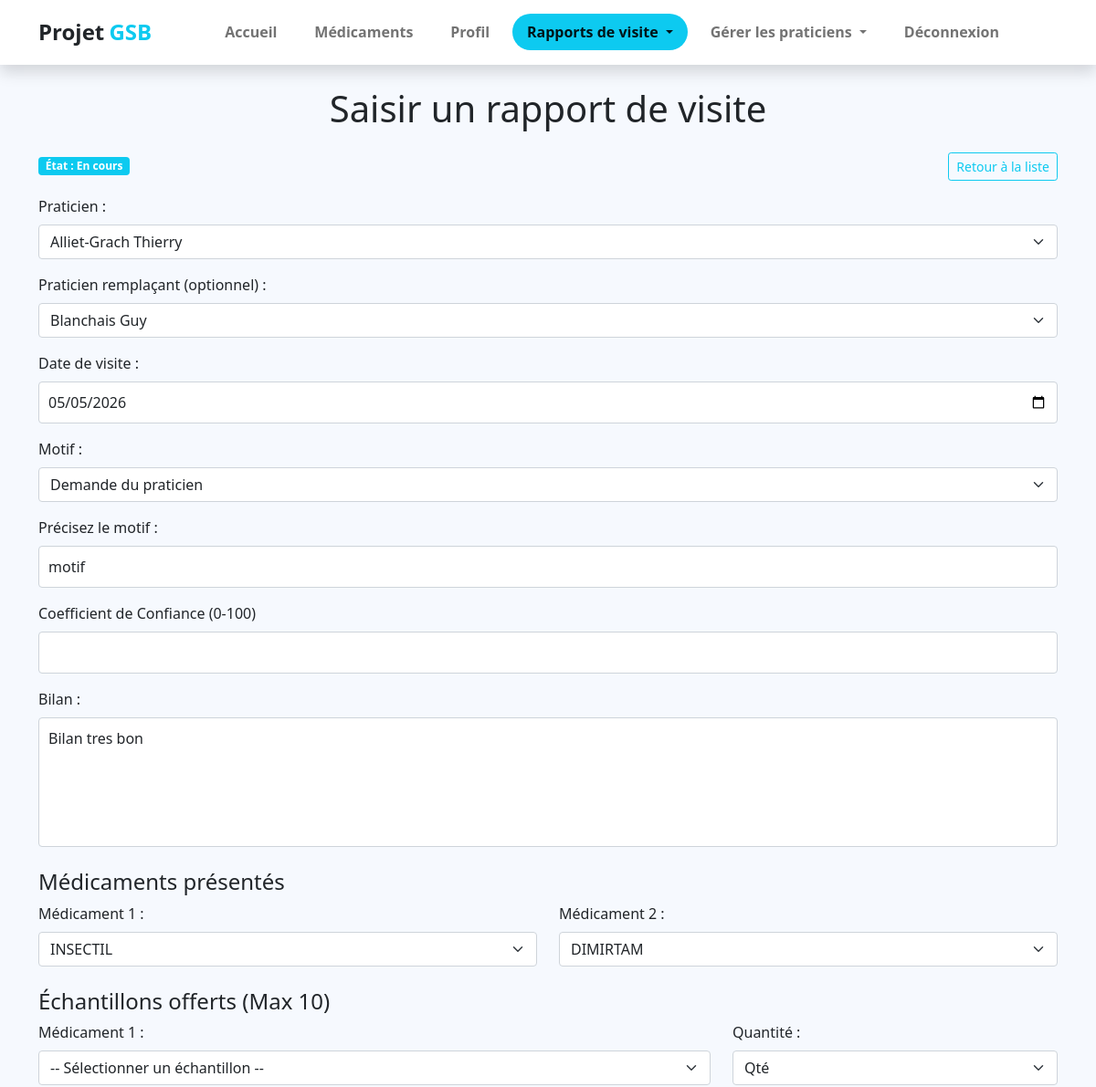
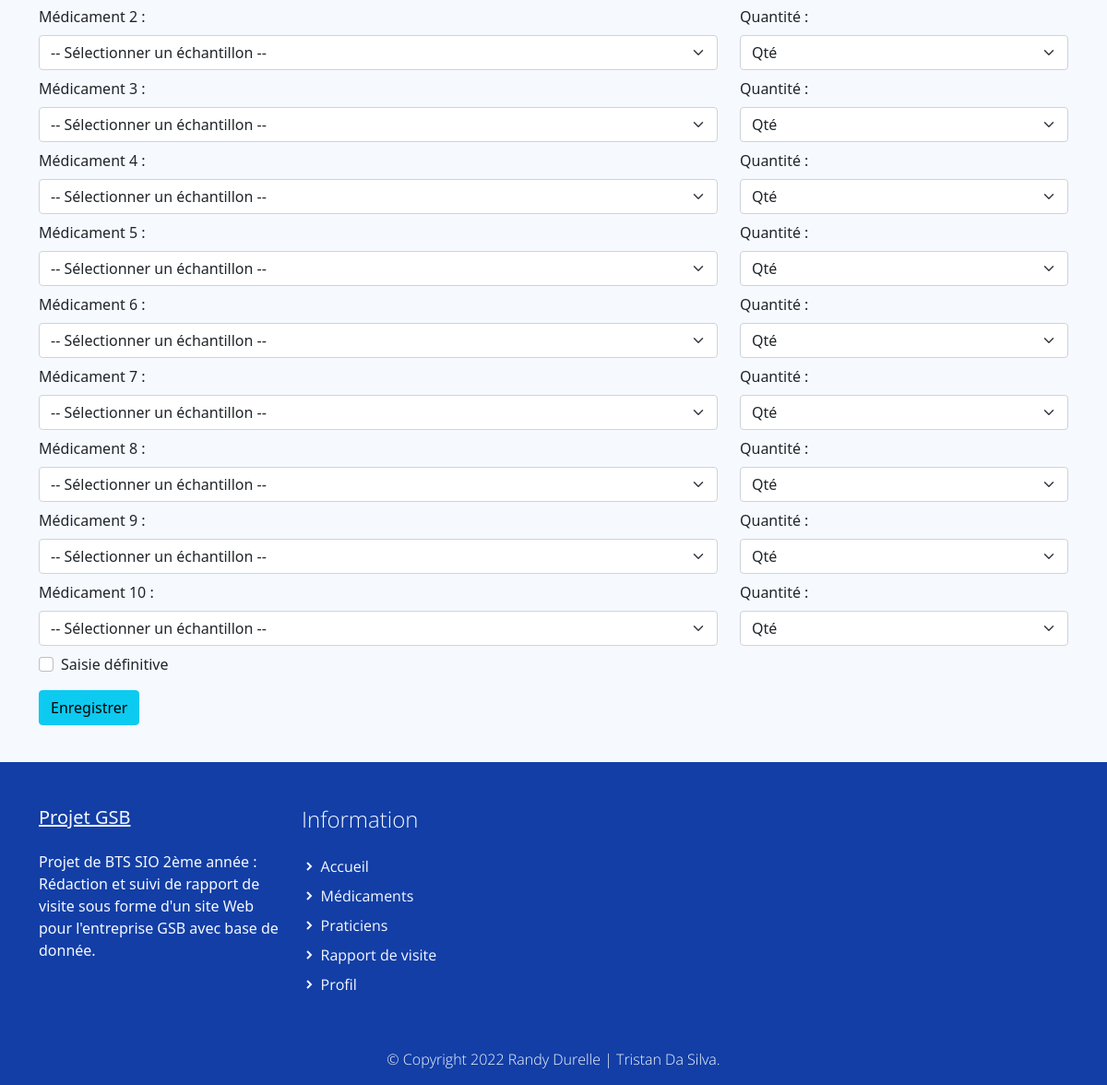
The page /index.php?uc=rapportVisite&action=modifier&idRapport=4 (signed in) on the database its author committed (2 pictures, top to bottom).
### tables this page shows
CREATE TABLE IF NOT EXISTS `rapport_visite` (
  `VIS_MATRICULE` varchar(10) NOT NULL,
  `RAP_NUM` int(11) NOT NULL,
  `RAP_DATEVISITE` date DEFAULT NULL,
  `RAP_BILAN` varchar(255) DEFAULT NULL,
  `RAP_AUTRE` varchar(50) DEFAULT NULL,
  `RAP_MOTIF` varchar(50) DEFAULT NULL,
  `etat_code` int(11) DEFAULT NULL,
  `PRA_NUM` int(11) NOT NULL,
  `PRA_NUM_remplacant` int(11) DEFAULT NULL,
  `med_depotlegal_presente1` varchar(10) DEFAULT NULL,
  `med_depotlegal_presente2` varchar(10) DEFAULT NULL,
  `PRE_CODE` varchar(2) DEFAULT NULL,
  `mo_num` int(11) DEFAULT NULL,
  PRIMARY KEY (`VIS_MATRICULE`,`RAP_NUM`),
  KEY `rapport_visite_praticien2_FK` (`PRA_NUM`),
  KEY `rv_etat_FK` (`etat_code`),
  KEY `fk_rv_motif` (`mo_num`),
  KEY `fk_rv_praticien_remp` (`PRA_NUM_remplacant`),
  KEY `fk_rv_med1` (`med_depotlegal_presente1`),
  KEY `fk_rv_med2` (`med_depotlegal_presente2`),
  KEY `fk_rv_presentation` (`PRE_CODE`)
);

CREATE TABLE IF NOT EXISTS `praticien` (
  `PRA_NUM` int(11) NOT NULL,
  `PRA_PRENOM` varchar(30) DEFAULT NULL,
  `PRA_NOM` varchar(30) DEFAULT NULL,
  `PRA_ADRESSE` varchar(50) DEFAULT NULL,
  `PRA_CP` varchar(5) DEFAULT NULL,
  `PRA_VILLE` varchar(25) DEFAULT NULL,
  `PRA_COEFNOTORIETE` float DEFAULT NULL,
  `TYP_CODE` varchar(3) DEFAULT NULL,
  `PRA_COEFF_CONFIANCE` float DEFAULT NULL,
  PRIMARY KEY (`PRA_NUM`),
  KEY `praticien_type_praticien0_FK` (`TYP_CODE`)
);

CREATE TABLE IF NOT EXISTS `motif` (
  `MO_Code` int(11) NOT NULL,
  `MO_Libelle` varchar(50) NOT NULL,
  PRIMARY KEY (`MO_Code`)
);

CREATE TABLE IF NOT EXISTS `medicament` (
  `MED_DEPOTLEGAL` varchar(10) NOT NULL,
  `MED_NOMCOMMERCIAL` varchar(25) DEFAULT NULL,
  `MED_COMPOSITION` varchar(255) DEFAULT NULL,
  `MED_EFFETS` varchar(255) DEFAULT NULL,
  `MED_CONTREINDIC` varchar(255) DEFAULT NULL,
  `MED_PRIXECHANTILLON` float DEFAULT NULL,
  `FAM_CODE` varchar(3) NOT NULL,
  PRIMARY KEY (`MED_DEPOTLEGAL`),
  KEY `medicament_famille0_FK` (`FAM_CODE`)
);

### modele/bd.rapportVisite.inc.php (called while the page is built, shortened)
<?php
function getRapportById($idVisiteur, $numRapport)
{
    $connexion = connexionPDO();
    $sql = "
        SELECT rv.RAP_NUM, rv.RAP_DATEVISITE, rv.RAP_MOTIF, rv.RAP_BILAN, rv.etat_code, rv.RAP_AUTRE,
               p.PRA_COEFF_CONFIANCE,
               rv.med_depotlegal_presente1 as MEDICAMENT_PRESENTE,
               rv.med_depotlegal_presente2 as MEDICAMENT_PRESCRIT,
               rv.PRA_NUM_remplacant, rv.mo_num,
               p.PRA_NUM, p.PRA_NOM, p.PRA_PRENOM, p.PRA_ADRESSE, p.PRA_CP, p.PRA_VILLE, p.PRA_COEFNOTORIETE,
               pr.PRA_NOM as REMP_NOM, pr.PRA_PRENOM as REMP_PRENOM,
               med1.MED_NOMCOMMERCIAL as MED1_NOM, med1.MED_COMPOSITION as MED1_COMP, med1.MED_EFFETS as MED1_EFFETS, med1.MED_CONTREINDIC as MED1_CONTREINDIC,
               med2.MED_NOMCOMMERCIAL as MED2_NOM, med2.MED_COMPOSITION as MED2_COMP, med2.MED_EFFETS as MED2_EFFETS, med2.MED_CONTREINDIC as MED2_CONTREINDIC,
               m.MO_Libelle as MOTIF_LIBELLE
        FROM rapport_visite rv
        INNER JOIN praticien p ON rv.PRA_NUM = p.PRA_NUM
        LEFT JOIN praticien pr ON rv.PRA_NUM_remplacant = pr.PRA_NUM
        LEFT JOIN medicament med1 ON rv.med_depotlegal_presente1 = med1.MED_DEPOTLEGAL
        LEFT JOIN medicament med2 ON rv.med_depotlegal_presente2 = med2.MED_DEPOTLEGAL
        LEFT JOIN motif m ON rv.RAP_MOTIF = m.MO_Code
        WHERE rv.VIS_MATRICULE = :vis AND rv.RAP_NUM = :num
    ";
    $req = $connexion->prepare($sql);
    $req->bindValue(':vis', $idVisiteur);
    $req->bindValue(':num', $numRapport);
    $req->execute();
    return $req->fetch(PDO::FETCH_ASSOC);
}
?>

### modele/bd.praticien.inc.php (called while the page is built, shortened)
<?php
function getPraticiens()
{
    $connexion = connexionPDO();
    $req = $connexion->prepare("
        SELECT p.PRA_NUM, p.PRA_NOM, p.PRA_PRENOM, p.PRA_ADRESSE, p.PRA_CP, p.PRA_VILLE, p.PRA_COEFNOTORIETE, t.TYP_LIBELLE,
        GROUP_CONCAT(s.SPE_LIBELLE SEPARATOR ', ') as SPE_LIBELLE
        FROM praticien p
        LEFT JOIN type_praticien t ON p.TYP_CODE = t.TYP_CODE
        LEFT JOIN posseder pos ON p.PRA_NUM = pos.PRA_NUM
        LEFT JOIN specialite s ON pos.SPE_CODE = s.SPE_CODE
        GROUP BY p.PRA_NUM
        ORDER BY p.PRA_NOM ASC
    ");
    $req->execute();
    return $req->fetchAll(PDO::FETCH_ASSOC);
}
?>

### modele/bd.motif.inc.php (called while the page is built, shortened)
<?php
function getAllMotifs()
{
    $connexion = connexionPDO();
    $sql = "SELECT MO_Code, MO_Libelle FROM motif ORDER BY MO_Code";
    $req = $connexion->prepare($sql);
    $req->execute();
    return $req->fetchAll(PDO::FETCH_ASSOC);
}
?>

### modele/medicament.modele.inc.php (called while the page is built, shortened)
<?php
    function getAllNomMedicament(){
        try{
            $monPdo = connexionPDO();
            $req = 'SELECT MED_DEPOTLEGAL, MED_NOMCOMMERCIAL FROM medicament ORDER BY MED_NOMCOMMERCIAL';
            $res = $monPdo->query($req);
            $result = $res->fetchAll();
            return $result;
        }
        catch (PDOException $e){
            print "Erreur !: " . $e->getMessage();
            die();
        }
    }
?>

### vues/v_saisirRapport.php (the view, shortened to what this page needs)
<section class="bg-light py-4">
    <div class="container">
        <h1 class="text-center mb-4">Saisir un rapport de visite</h1>
        <?php
        $rapport = $rapport ?? [];
        $lesMedicaments = $lesMedicaments ?? [];
        ?>
        <form method="post" action="index.php?uc=rapportVisite&action=validerSaisie">
            <div class="d-flex justify-content-between align-items-center mb-3">
                <span class="badge bg-secondary">État :
                    <?php
                    if (isset($rapport['etat_code'])) {
                        if ($rapport['etat_code'] == 2)
                            echo 'À vérifier';
                        elseif ($rapport['etat_code'] == 3)
                            echo 'Validé';
                        else
                            echo 'En cours';
                    } else {
                        echo 'Saisi en cours';
                    }
                    ?></span>
                <a href="index.php?uc=rapportVisite&action=liste" class="btn btn-outline-secondary btn-sm">Retour à la
                    liste</a>
            </div>
            <div class="mb-3">
                <label class="form-label">Praticien :</label>
                <select name="idPraticien" class="form-select" <?= (isset($rapport['etat_code']) && $rapport['etat_code'] == 2) ? 'disabled' : '' ?>>
                    <?php foreach ($lesPraticiens as $praticien): ?>
                        <option value="<?= $praticien['PRA_NUM'] ?>" <?= ($rapport['PRA_NUM'] ?? '') == $praticien['PRA_NUM'] ? 'selected' : '' ?>>
                            <?= htmlspecialchars($praticien['PRA_NOM'] . ' ' . $praticien['PRA_PRENOM']) ?>
                        </option>
                    <?php endforeach; ?>
                </select>
            </div>
            <div class="mb-3">
                <label class="form-label">Praticien remplaçant (optionnel) :</label>
                <select name="praticienRemplacant" class="form-select" <?= (isset($rapport['etat_code']) && $rapport['etat_code'] == 2) ? 'disabled' : '' ?>>
                    <?php foreach ($lesPraticiens as $praticien): ?>
                        <option value="<?= $praticien['PRA_NUM'] ?>" <?= ($rapport['PRA_NUM_remplacant'] ?? '') == $praticien['PRA_NUM'] ? 'selected' : '' ?>>
                            <?= htmlspecialchars($praticien['PRA_NOM'] . ' ' . $praticien['PRA_PRENOM']) ?>
                        </option>
                    <?php endforeach; ?>
                </select>
            </div>
            <div class="mb-3">
                <label class="form-label">Date de visite :</label>
                <input type="date" name="dateVisite" class="form-control" max="<?= date('Y-m-d') ?>"
                    value="<?= $rapport['RAP_DATEVISITE'] ?? '' ?>" <?= (isset($rapport['etat_code']) && $rapport['etat_code'] == 2) ? 'disabled' : '' ?>>
            </div>
            <div class="mb-3">
                <label class="form-label">Motif :</label>
                <select name="motif" id="motifSelect" class="form-select" <?= (isset($rapport['etat_code']) && $rapport['etat_code'] == 2) ? 'disabled' : '' ?>>
                    <?php foreach ($lesMotifs as $motif): ?>
                        <option value="<?= $motif['MO_Code'] ?>" <?= (isset($rapport['mo_num']) && $rapport['mo_num'] == $motif['MO_Code']) ? 'selected' : '' ?>>
                            <?= htmlspecialchars($motif['MO_Libelle']) ?>
                        </option>
                    <?php endforeach; ?>
                </select>
            </div>
            <div class="mb-3" id="autreMotifDiv">
                <label class="form-label">Précisez le motif :</label>
                <input type="text" name="autreMotif" id="autreMotifInput" class="form-control"
                    value="<?= isset($rapport['RAP_AUTRE']) ? htmlspecialchars($rapport['RAP_AUTRE']) : '' ?>"
                    <?= (isset($rapport['etat_code']) && $rapport['etat_code'] == 2) ? 'disabled' : '' ?>>
            </div>
            <div class="mb-3">
                <label for="coeffConfiance" class="form-label">Coefficient de Confiance (0-100)</label>
                <input type="number" name="coeffConfiance" id="coeffConfiance" class="form-control"
                    value="<?= htmlspecialchars($rapport['PRA_COEFF_CONFIANCE'] ?? '') ?>" min="0" max="100" step="0.1"
                    <?= (isset($rapport['etat_code']) && $rapport['etat_code'] == 2) ? 'disabled' : '' ?>>
            </div>
            <div class="mb-3">
                <label class="form-label">Bilan :</label>
                <textarea name="bilan" class="form-control" rows="5" <?= (isset($rapport['etat_code']) && $rapport['etat_code'] == 2) ? 'disabled' : '' ?>><?= htmlspecialchars($rapport['RAP_BILAN'] ?? '') ?></textarea>
            </div>
            <h4 class="mt-4">Médicaments présentés</h4>
            <div class="row mb-3">
                <div class="col-md-6">
                    <label class="form-label">Médicament 1 :</label>
                    <select name="medicamentPresente" class="form-select" <?= (isset($rapport['etat_code']) && $rapport['etat_code'] == 2) ? 'disabled' : '' ?>>
                        <?php foreach ($lesMedicaments as $medicament): ?>
                            <option value="<?= htmlspecialchars($medicament['MED_DEPOTLEGAL']) ?>"
                                <?= ($rapport['MEDICAMENT_PRESENTE'] ?? '') === $medicament['MED_DEPOTLEGAL'] ? 'selected' : '' ?>>
                                <?= htmlspecialchars($medicament['MED_NOMCOMMERCIAL']) ?>
                            </option>
                        <?php endforeach; ?>
                    </select>
                </div>
                <div class="col-md-6">
                    <label class="form-label">Médicament 2 :</label>
                    <select name="medicamentPrescrit" class="form-select" <?= (isset($rapport['etat_code']) && $rapport['etat_code'] == 2) ? 'disabled' : '' ?>>
                        <?php foreach ($lesMedicaments as $medicament): ?>
                            <option value="<?= htmlspecialchars($medicament['MED_DEPOTLEGAL']) ?>"
                                <?= ($rapport['MEDICAMENT_PRESCRIT'] ?? '') === $medicament['MED_DEPOTLEGAL'] ? 'selected' : '' ?>>
                                <?= htmlspecialchars($medicament['MED_NOMCOMMERCIAL']) ?>
                            </option>
                        <?php endforeach; ?>
                    </select>
                </div>
            </div>
            <h4 class="mt-4">Échantillons offerts (Max 10)</h4>
            <div id="samples-container">
                <?php
                for ($i = 0; $i < 10; $i++) {
                    ?>
                    <div class="row sample-row mb-2" id="sample-row-<?= $i ?>">
                        <div class="col-8">
                            <label class="form-label">Médicament <?= $i + 1 ?> :</label>
                            <select name="medicamentEchantillon[]" class="form-select" <?= (isset($rapport['etat_code']) && $rapport['etat_code'] == 2) ? 'disabled' : '' ?>>
                                <option value="">-- Sélectionner un échantillon --</option>
                            </select>
                        </div>
                        <div class="col-4">
                            <label class="form-label">Quantité :</label>
                            <select name="quantiteEchantillon[]" class="form-select" <?= (isset($rapport['etat_code']) && $rapport['etat_code'] == 2) ? 'disabled' : '' ?>>
                                <option value="">Qté</option>
                            </select>
                        </div>
                    </div>
                    <?php
                }
                ?>
            </div>
            <div class="form-check mb-3">
                <input class="form-check-input" type="checkbox" name="saisieDefinitive" id="saisieDefinitive"
                    <?= (isset($rapport['etat_code']) && $rapport['etat_code'] == 2) ? 'checked disabled' : '' ?>>
                <label class="form-check-label" for="saisieDefinitive">Saisie définitive</label>
            </div>
            <button type="submit" class="btn btn-primary">Enregistrer</button>
        </form>
    </div>
</section>

### assets/css/gsb.css (style rules this page uses)
p, a { font-weight: 400; }

### assets/css/custom.css (style rules this page uses)
body, html { height: 100%; margin: 0; padding: 0; }
body { background: #f6f9fe !important; width: 100%; position: relative; display: table; }
.form-control { position: relative; font-size: 16px; height: auto; padding: 10px; }
input[type="text"] { margin-bottom: 10px; }
textarea { resize: none; width: 100%; margin-bottom: 15px; height: 80px; }
.bg-light { background-color: #f6f9fe; }

### rows shown on the page
rapport_visite: praticienRemplacant "Blanchais Guy", dateVisite "05/05/2026", motif "Demande du praticien", autreMotif "motif", bilan "Bilan tres bon", medicamentPresente "INSECTIL", medicamentPrescrit "DIMIRTAM"

### other values the page prints
form field idPraticien "Alliet-Grach Thierry"
